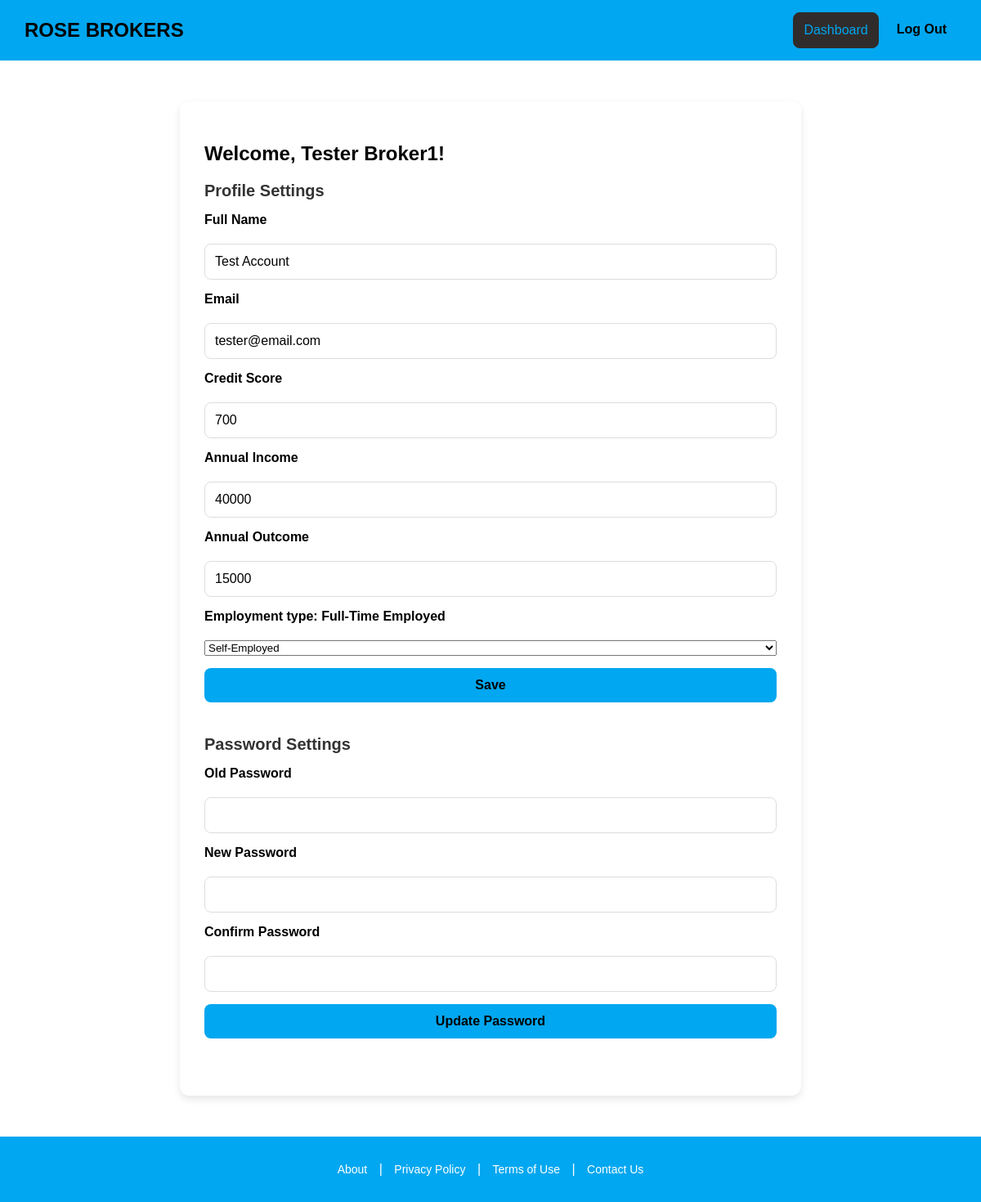
The page /settings.php (signed in) on the database its author committed.
### tables this page shows
CREATE TABLE "Users" (
	"UserId"	INTEGER,
	"Email"	TEXT NOT NULL UNIQUE,
	"FullName"	TEXT NOT NULL,
	"AnnualIncome"	NUMERIC,
	"AnnualOutcome"	NUMERIC,
	"CreditScore"	NUMERIC,
	"EmploymentType"	TEXT,
	"DOB"	TEXT,
	"Password"	TEXT NOT NULL,
	"QuoteId"	TEXT,
	PRIMARY KEY("UserId"),
	FOREIGN KEY("QuoteId") REFERENCES "Quote"("QuoteId")
);

### settings.php (the view, shortened to what this page needs)
<?php
include 'db.php';
$user_id = $_SESSION['user_id'];
$stmt = $conn->prepare("SELECT FullName, Email, CreditScore, AnnualIncome, AnnualOutcome, EmploymentType FROM Users WHERE UserId = ?");
$stmt->execute([$user_id]);
$user = $stmt->fetch(PDO::FETCH_ASSOC);
?>
<!DOCTYPE html>
<html lang="en">
<head>
    <link rel="stylesheet" href="css/global.css" />
</head>
<body>
<header class="navbar">
<a href="dashboard.php" class="navbar__title-link"><h1 class="navbar__title">ROSE BROKERS</h1></a>
    <div class="navbar__buttons">
        <a href="dashboard.php"><button class="btn btn--register">Dashboard</button></a>
        <a href="logout.php"><button class="btn btn--login">Log Out</button></a>
    </div>
</header>
<section class="profile-page__container">
    <div class="profile-page__content">
        <h2 class="profile-page__title">Welcome, <?php echo htmlspecialchars($_SESSION['fullname']); ?>!</h2>
        <div class="profile-page__section">
            <h3 class="profile-page__section-title">Profile Settings</h3>
            <form class="profile-page__form" method="POST">
                <label for="FullName" class="profile-page__label">Full Name</label>
                <input type="text" id="FullName" name="FullName" class="profile-page__input" value="<?php echo htmlspecialchars($user['FullName']); ?>">
                <label for="email" class="profile-page__label">Email</label>
                <input type="email" id="email" name="email" class="profile-page__input" value="<?php echo htmlspecialchars($user['Email']); ?>">
                <label for="CreditScore" class="profile-page__label">Credit Score</label>
                <input type="CreditScore" id="CreditScore" name="CreditScore" class="profile-page__input" value="<?php echo htmlspecialchars($user['CreditScore']); ?>">
                <label for="AnnualIncome" class="profile-page__label">Annual Income</label>
                <input type="AnnualIncome" id="AnnualIncome" name="AnnualIncome" class="profile-page__input" value="<?php echo htmlspecialchars($user['AnnualIncome']); ?>">
                <label for="AnnualOutcome" class="profile-page__label">Annual Outcome</label>
                <input type="AnnualOutcome" id="AnnualOutcome" name="AnnualOutcome" class="profile-page__input" value="<?php echo htmlspecialchars($user['AnnualOutcome']); ?>">
                <label for="EmploymentType" class="profile-page__label">
                    Employment type: <?php echo htmlspecialchars($user['EmploymentType'] ?? '', ENT_QUOTES, 'UTF-8'); ?>
                </label>
                <select type="EmploymentType" id="EmploymentType" name="EmploymentType" >
                    <option value="Self-Employed" selected="selected">Self-Employed</option>
                </select>
                <button type="submit" class="profile-page__btn profile-page__btn--save">Save</button>
            </form>
        </div>
        <div class="profile-page__section">
            <h3 class="profile-page__section-title">Password Settings</h3>
            <form class="profile-page__form" method="POST">
                <label for="old_password" class="profile-page__label">Old Password</label>
                <input type="password" id="old_password" name="old_password" class="profile-page__input">
                <label for="new_password" class="profile-page__label">New Password</label>
                <input type="password" id="new_password" name="new_password" class="profile-page__input">
                <label for="confirm_password" class="profile-page__label">Confirm Password</label>
                <input type="password" id="confirm_password" name="confirm_password" class="profile-page__input">
                <button type="submit" class="profile-page__btn profile-page__btn--save">Update Password</button>
            </form>
        </div>
    </div>
</section>
<footer class="footer">
    <p class="footer__text">
        <a href="/about.html">About</a> | <a href="/privacy.html">Privacy Policy</a> |
        <a href="/terms.html">Terms of Use</a> | <a href="/contact.html">Contact Us</a>
    </p>
</footer>
</body>
</html>

### css/global.css (style rules this page uses)
body { font-family: Arial, sans-serif; margin: 0; padding: 0; background-color: white; }
.navbar { background-color: #01A7F0; color: black; display: flex; justify-content: space-between; align-items: center; padding: 15px 30px; }
.navbar__title { margin: 0; font-size: 24px; font-weight: bold; text-decoration: none; }
.navbar__title-link { text-decoration: none; color: inherit; }
.navbar__buttons { display: flex; gap: 10px; }
.btn { padding: 12px; border: none; border-radius: 8px; font-size: 16px; cursor: pointer; width: 100%; }
.btn--login { background-color: #01A7F0; color: black; font-weight: bold; border-color: black; border-width: 5px; }
.btn--register { background-color: #302c2c; color: #01A7F0; border: 1px solid #302c2c; }
.profile-page__container { max-width: 700px; margin: 50px auto; background-color: #fff; padding: 30px; border-radius: 12px; box-shadow: 0 4px 10px rgba(0, 0, 0, 0.1); }
.profile-page__section { margin-bottom: 40px; text-align: left; }
.profile-page__section-title { font-size: 20px; margin-bottom: 15px; color: #333; }
.profile-page__form { display: flex; flex-direction: column; gap: 15px; }
.profile-page__label { font-weight: bold; margin-bottom: 5px; }
.profile-page__input { padding: 12px; border: 1px solid #ddd; border-radius: 8px; font-size: 16px; }
.profile-page__btn { padding: 12px 20px; border: none; border-radius: 8px; font-size: 16px; cursor: pointer; }
.profile-page__btn--save { background-color: #01A7F0; color: black; font-weight: bold; }
.footer { background-color: #01A7F0; color: white; text-align: center; padding: 15px; margin-top: 40px; }
.footer__text a { color: white; text-decoration: none; margin: 0 10px; font-size: 14px; }

### rows shown on the page
users: FullName "Test Account", email "tester@email.com", CreditScore "700", AnnualIncome "40000", AnnualOutcome "15000", EmploymentType "Full-Time Employed"

### other values the page prints
$_SESSION['fullname'] "Tester Broker1"
